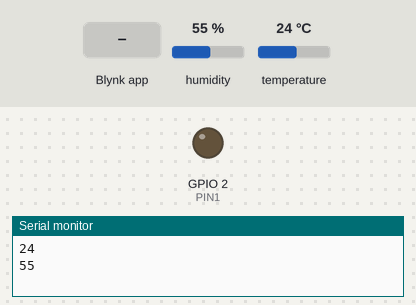
Recording of a sketch running on a simulated ESP32. Shown: output pins drawn as LEDs (lit = HIGH), the last lines printed to the serial monitor. The inputs (shaded band) are chosen by the test bench; at power-on: humidity 55 %, temperature 24 °C. WiFi joins after 1.5 s; servers stay silent unless stated.

Above: at 3.0 s.
3.1 s: Blynk app writes 1 to V3
At 3.6 s:
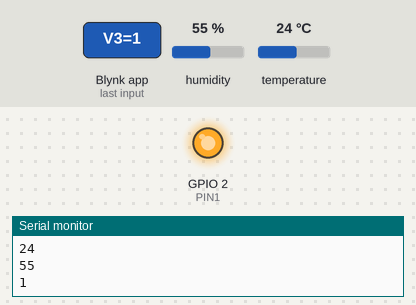
4.6 s: Blynk app writes 0 to V3
At 6.0 s:
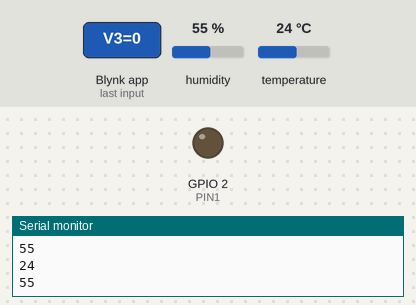
Timing chart, 0 to 7.6 s (numbered marks = the images above; inputs shaded):
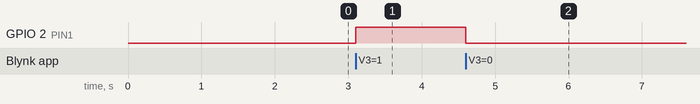

The sketch:

dht11.ino
```cpp
#define BLYNK_TEMPLATE_ID "TMPL3eppMxIZ"
#define BLYNK_TEMPLATE_NAME "LAB10"
#define BLYNK_AUTH_TOKEN "vW5YNQc0uBAh75r5HncPrQVnB8_M--W3"
#define BLYNK_PRINT Serial
#include <WiFi.h>
#include <HTTPClient.h>
#include <BlynkSimpleEsp32.h>
#include <SimpleDHT.h>
int pinDHT11 = 4;
SimpleDHT11 dht11(pinDHT11);
char auth[] = BLYNK_AUTH_TOKEN;
char ssid[] = "TO_EL";
char pass[] = "123456789";
BlynkTimer timer;
#define PIN1 2
BLYNK_WRITE(V3)
{
  int value = param.asInt();
  Serial.println(value);
  if (value == 1){
  digitalWrite(PIN1,HIGH);
}else if (value == 0){
  digitalWrite(PIN1,LOW);
}
}
void myTimerEvent()
{
  byte temperature = 0;
  byte humidity = 0;
  dht11.read(&temperature, &humidity, NULL);
  int t = (int)temperature;
  int h = (int)humidity;
  if (isnan(h) || isnan(t)) {
  Serial.println(F("Failed to read from DHT sensor!"));
  delay(1000);
  return;
}
  Serial.println(t);
  Serial.println(h);
  delay(100);
  Blynk.virtualWrite(V0, t);
  Blynk.virtualWrite(V1, h);
}
  void setup() {
  Serial.begin(9600);
  Blynk.begin(auth, ssid, pass);
  pinMode(PIN1,OUTPUT);
  digitalWrite(PIN1,LOW);
  timer.setInterval(1000L, myTimerEvent);
}
  void loop() {
  Blynk.run();
  timer.run();
}
```

Measured:
- after the input at 3.1 s, GPIO 2 (PIN1): LOW → HIGH at once
- after the input at 4.6 s, GPIO 2 (PIN1): HIGH → LOW at once
